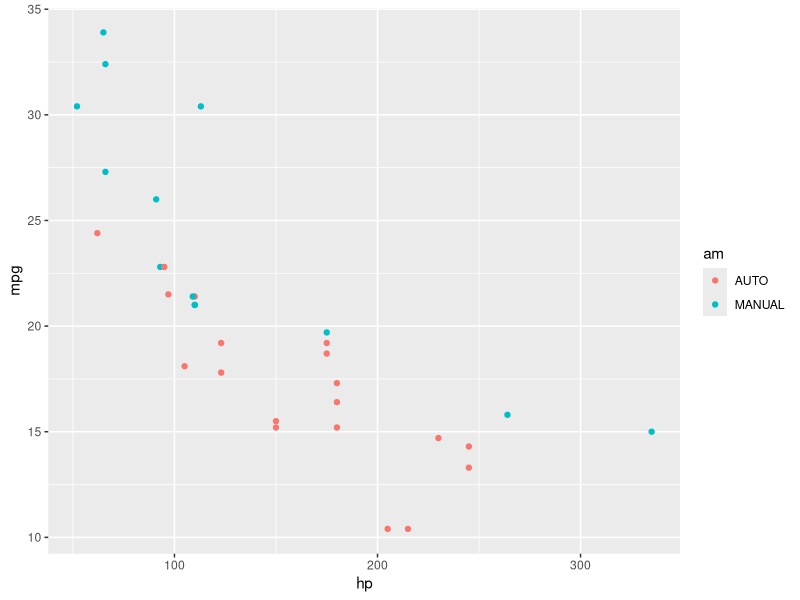

Source code (R):
#data preparation
library(dplyr)
data(mtcars)
names <- as.data.frame(row.names(mtcars))
colnames(names) <- c("name")
mtcars <- bind_cols(names, mtcars)
mtcars <- mutate(mtcars, am = factor(am, labels =c("AUTO","MANUAL")))
mtcars <- mutate(mtcars, vs = factor(vs, labels =c("VEE","STRAIGHT")))

library(ggplot2)
plothpvsmpg <- ggplot(mtcars, aes(x = hp, y = mpg, colour=am)) + geom_point()

print(plothpvsmpg)

#cyl
fitam <- lm(mpg ~ am, data=mtcars)
fitam_hp <- lm(mpg ~ am + hp, data=mtcars)
fitam_hp_wt <- lm(mpg ~ am + hp + wt, data=mtcars)
fitam_hp_carb <- lm(mpg ~ am + hp + carb, data=mtcars)

fitam_disp <- lm(mpg ~ am + disp, data=mtcars)
fitam_wt <- lm(mpg ~ am + wt, data=mtcars)
fitam_carb <- lm(mpg ~ am + carb, data=mtcars)
fitam_carb_gear <- lm(mpg ~ am + carb + gear, data=mtcars)
fitam_carb_hp <- lm(mpg ~ am + carb + hp, data=mtcars)
fitam_carb_wt <- lm(mpg ~ am + carb + wt, data=mtcars)
fitam_carb_disp <- lm(mpg ~ am + carb + disp, data=mtcars)
fitam_carb_disp_hp <- lm(mpg ~ am + carb + disp + hp, data=mtcars)
fitam_carb_disp_wt <- lm(mpg ~ am + carb + disp + wt, data=mtcars)
fitam_carb_qsec <- lm(mpg ~ am + carb + qsec, data=mtcars)
fitam_carb_qsec_wt <- lm(mpg ~ am + carb + qsec + wt, data=mtcars)
fitam_cyl <- lm(mpg ~ am + cyl, data=mtcars)

fitam_cyl_wt <- lm(mpg ~ am + cyl + wt, data=mtcars)
fitWCarb <- lm(mpg ~ am + cyl + wt + carb, data=mtcars)
fitWQsec <- lm(mpg ~ am + cyl + wt + qsec, data=mtcars)
fitWvs <- lm(mpg ~ am + cyl + wt + vs, data=mtcars)
fitWgear <- lm(mpg ~ am + cyl + wt + gear, data=mtcars)
fitWhp <- lm(mpg ~ am + cyl + wt + hp, data=mtcars)
fitWdisp <- lm(mpg ~ am + cyl + wt + disp, data=mtcars)

# fit3 <- lm(mpg ~ am + wt + qsec, data=mtcars)
# fit4 <- lm(mpg ~ am + wt + hp, data=mtcars)
# fit5 <- lm(mpg ~ am + wt + qsec + hp, data=mtcars)
# fit6 <- lm(mpg ~ am + wt + cyl, data=mtcars)
# fit7 <- lm(mpg ~ am + wt + qsec + cyl, data=mtcars)
# fit3 <- lm(mpg ~ am + cyl + disp, data=mtcars)
# fit4 <- lm(mpg ~ am + cyl + disp + hp, data=mtcars)
# fit5 <- lm(mpg ~ am + cyl + disp + hp + wt, data=mtcars)
# fit6 <- lm(mpg ~ am + cyl + disp + hp + wt + qsec, data=mtcars)
# fit7 <- lm(mpg ~ am + cyl + disp + hp + wt + qsec + vs, data=mtcars)
# fit8 <- lm(mpg ~ am + cyl + disp + hp + wt + qsec + vs + gear, data=mtcars)
# fit9 <- lm(mpg ~ am + cyl + disp + hp + wt + qsec + vs + gear + carb, data=mtcars)

fitam_hp <- lm(mpg ~ am + hp, data=mtcars)
fitam_hp_wt <- lm(mpg ~ am + hp + wt, data=mtcars)
mtcars_clean <- mtcars[-31,]
library(lmtest)
fitam_hp_wt_clean <- lm(mpg ~ am + hp + wt, data=mtcars_clean)
fitam_carb_qsec_wt_clean <- lm(mpg ~ am + carb + qsec + wt, data=mtcars_clean)
fitam_wt_carb_qsec_clean <- lm(mpg ~ am + wt + carb + qsec, data=mtcars_clean)
fitam_carb_qsec_wt_clean_hp <- lm(mpg ~ am + carb + qsec + wt + hp, data=mtcars_clean)
fitam_carb_qsec_wt_clean_disp <- lm(mpg ~ am + carb + qsec + wt + disp, data=mtcars_clean)
fitam_carb_qsec_wt_clean_drat <- lm(mpg ~ am + carb + qsec + wt + drat, data=mtcars_clean)
fitam_carb_qsec_wt_clean_vs <- lm(mpg ~ am + carb + qsec + wt + vs, data=mtcars_clean)
fitam_wt_qsec_clean <- lm(mpg ~ am + wt + qsec, data=mtcars_clean)
#plot(mtcars$mpg ~ factor(mtcars$am))
#abline(lm(mpg ~ factor(am), data=mtcars))
#fit <- lm(mpg ~ factor(am), data=mtcars)

#plot <- qplot(wt, mpg, data = mtcars, color = factor(am))
#plot
coeff <- summary(fitam_hp_wt_clean)$coefficients
delta <- coeff[2,1] + c(-1,1) * qt(.975,df = fitam_hp_wt_clean$df) * coeff[2,2]
coeff2 <- summary(fitam_carb_qsec_wt_clean)$coefficients
delta2 <- coeff2[2,1] + c(-1,1) * qt(.975,df = fitam_carb_qsec_wt_clean$df) * coeff2[2,2]

c